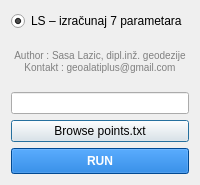
<?xml version="1.0" encoding="UTF-8"?>
<ui version="4.0">
 <class>SevenParamTransformDialog</class>
 <widget class="QDialog" name="SevenParamTransformDialog">
  <layout class="QVBoxLayout">

   <item>
    <widget class="QRadioButton" name="lsRadio">
     <property name="text">
      <string>LS – izračunaj 7 parametara</string>
     </property>
     <property name="checked">
      <bool>true</bool>
     </property>
    </widget>
   </item>

   <item>
    <widget class="QLabel" name="authorLabel">
     <property name="text">
      <string>
Author : Sasa Lazic, dipl.inž. geodezije
Kontakt : geoalatiplus@gmail.com
      </string>
     </property>
     <property name="alignment">
      <set>Qt::AlignCenter</set>
     </property>
     <property name="styleSheet">
      <string>color: gray; font-size: 10px;</string>
     </property>
    </widget>
   </item>

   <item>
    <widget class="QLineEdit" name="pointsFileEdit"/>
   </item>

   <item>
    <widget class="QPushButton" name="pointsBrowseBtn">
     <property name="text">
      <string>Browse points.txt</string>
     </property>
    </widget>
   </item>

   <item>
    <widget class="QPushButton" name="runButton">
     <property name="text">
      <string>RUN</string>
     </property>
     <property name="styleSheet">
      <string>font-weight: bold; color: white; background-color: #0066cc; padding: 5px;</string>
     </property>
    </widget>
   </item>

  </layout>
 </widget>
</ui>
